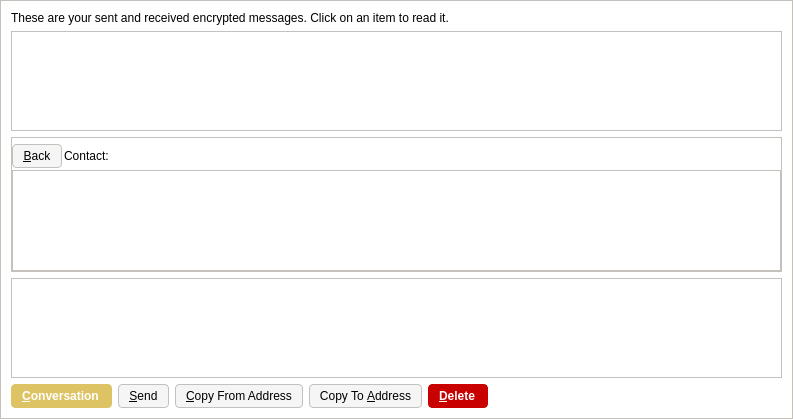
<?xml version="1.0" encoding="UTF-8"?>
<ui version="4.0">
 <class>MessagePage</class>
 <widget class="QWidget" name="MessagePage">
  <property name="geometry">
   <rect>
    <x>0</x>
    <y>0</y>
    <width>793</width>
    <height>419</height>
   </rect>
  </property>
  <property name="windowTitle">
   <string>Address Book</string>
  </property>
  <property name="styleSheet">
   <string notr="true">background-color: rgb(255, 255, 255);
border: 1px solid #c4c1bd;</string>
  </property>
  <layout class="QVBoxLayout" name="verticalLayout_2">
   <item>
    <widget class="QLabel" name="labelExplanation">
     <property name="styleSheet">
      <string notr="true">border: 0;</string>
     </property>
     <property name="text">
      <string>These are your sent and received encrypted messages. Click on an item to read it.</string>
     </property>
     <property name="textFormat">
      <enum>Qt::PlainText</enum>
     </property>
     <property name="wordWrap">
      <bool>true</bool>
     </property>
    </widget>
   </item>
   <item>
    <widget class="QTableView" name="tableView">
     <property name="contextMenuPolicy">
      <enum>Qt::CustomContextMenu</enum>
     </property>
     <property name="toolTip">
      <string>Click on a message to view it</string>
     </property>
     <property name="tabKeyNavigation">
      <bool>false</bool>
     </property>
     <property name="alternatingRowColors">
      <bool>true</bool>
     </property>
     <property name="selectionMode">
      <enum>QAbstractItemView::SingleSelection</enum>
     </property>
     <property name="selectionBehavior">
      <enum>QAbstractItemView::SelectRows</enum>
     </property>
     <property name="sortingEnabled">
      <bool>true</bool>
     </property>
     <attribute name="verticalHeaderVisible">
      <bool>false</bool>
     </attribute>
    </widget>
   </item>
   <item>
    <layout class="QVBoxLayout" name="verticalLayout">
     <item>
      <widget class="QGroupBox" name="messageDetails">
       <property name="title">
        <string/>
       </property>
       <layout class="QVBoxLayout" name="verticalLayout_4">
        <property name="spacing">
         <number>2</number>
        </property>
        <property name="leftMargin">
         <number>0</number>
        </property>
        <property name="topMargin">
         <number>6</number>
        </property>
        <property name="rightMargin">
         <number>0</number>
        </property>
        <property name="bottomMargin">
         <number>0</number>
        </property>
        <item>
         <layout class="QHBoxLayout" name="horizontalLayout_3">
          <item>
           <widget class="QPushButton" name="backButton">
            <property name="styleSheet">
             <string notr="true">background-color: rgb(245, 245, 245);
border-radius: 4px;
border: 1px solid #c4c1bd;
font-weight: 400;
padding: 4px;
padding-left: 10px;
padding-right: 10px;
icon-size: 0;</string>
            </property>
            <property name="text">
             <string>&amp;Back</string>
            </property>
            <property name="icon">
             <iconset resource="../bitcoin.qrc">
              <normaloff>:/icons/quit</normaloff>:/icons/quit</iconset>
            </property>
           </widget>
          </item>
          <item>
           <widget class="QLabel" name="labelContact">
            <property name="styleSheet">
             <string notr="true">border: 0;</string>
            </property>
            <property name="text">
             <string>Contact:</string>
            </property>
           </widget>
          </item>
          <item>
           <widget class="QLabel" name="contactLabel">
            <property name="styleSheet">
             <string notr="true">border: 0;</string>
            </property>
            <property name="text">
             <string/>
            </property>
           </widget>
          </item>
          <item>
           <spacer name="horizontalSpacer_3">
            <property name="orientation">
             <enum>Qt::Horizontal</enum>
            </property>
            <property name="sizeHint" stdset="0">
             <size>
              <width>40</width>
              <height>20</height>
             </size>
            </property>
           </spacer>
          </item>
         </layout>
        </item>
        <item>
         <widget class="QListView" name="listConversation">
          <property name="styleSheet">
           <string notr="true">#listConversation { color: #000000; }</string>
          </property>
         </widget>
        </item>
        <item>
         <layout class="QVBoxLayout" name="verticalLayout_3"/>
        </item>
       </layout>
      </widget>
     </item>
     <item>
      <widget class="MRichTextEdit" name="messageEdit" native="true">
       <property name="minimumSize">
        <size>
         <width>0</width>
         <height>100</height>
        </size>
       </property>
      </widget>
     </item>
     <item>
      <layout class="QHBoxLayout" name="horizontalLayout">
       <item>
        <widget class="QPushButton" name="newButton">
         <property name="styleSheet">
          <string notr="true">background-color: rgb(221, 195, 99);
color: rgb(255, 255, 255);
border-radius: 4px;
border-color:  rgb(221, 195, 99);
font-weight: 600;
padding: 4px;
padding-left: 10px;
padding-right: 12px;
icon-size: 0;</string>
         </property>
         <property name="text">
          <string>&amp;Conversation</string>
         </property>
         <property name="icon">
          <iconset resource="../bitcoin.qrc">
           <normaloff>:/icons/add</normaloff>:/icons/add</iconset>
         </property>
        </widget>
       </item>
       <item>
        <widget class="QPushButton" name="sendButton">
         <property name="toolTip">
          <string>Sign a message to prove you own a Koalakash address</string>
         </property>
         <property name="styleSheet">
          <string notr="true">background-color: rgb(245, 245, 245);
border-radius: 4px;
border: 1px solid #c4c1bd;
font-weight: 400;
padding: 4px;
padding-left: 10px;
padding-right: 10px;
icon-size: 0;</string>
         </property>
         <property name="text">
          <string>&amp;Send</string>
         </property>
         <property name="icon">
          <iconset resource="../bitcoin.qrc">
           <normaloff>:/icons/send</normaloff>:/icons/send</iconset>
         </property>
        </widget>
       </item>
       <item>
        <widget class="QPushButton" name="copyFromAddressButton">
         <property name="toolTip">
          <string>Copy the currently selected address to the system clipboard</string>
         </property>
         <property name="styleSheet">
          <string notr="true">background-color: rgb(245, 245, 245);
border-radius: 4px;
border: 1px solid #c4c1bd;
font-weight: 400;
padding: 4px;
padding-left: 10px;
padding-right: 10px;
icon-size: 0;</string>
         </property>
         <property name="text">
          <string>&amp;Copy From Address</string>
         </property>
         <property name="icon">
          <iconset resource="../bitcoin.qrc">
           <normaloff>:/icons/editcopy</normaloff>:/icons/editcopy</iconset>
         </property>
        </widget>
       </item>
       <item>
        <widget class="QPushButton" name="copyToAddressButton">
         <property name="toolTip">
          <string>Copy the currently selected address to the system clipboard</string>
         </property>
         <property name="styleSheet">
          <string notr="true">background-color: rgb(245, 245, 245);
border-radius: 4px;
border: 1px solid #c4c1bd;
font-weight: 400;
padding: 4px;
padding-left: 10px;
padding-right: 10px;
icon-size: 0;</string>
         </property>
         <property name="text">
          <string>Copy To &amp;Address</string>
         </property>
         <property name="icon">
          <iconset resource="../bitcoin.qrc">
           <normaloff>:/icons/editcopy</normaloff>:/icons/editcopy</iconset>
         </property>
        </widget>
       </item>
       <item>
        <widget class="QPushButton" name="deleteButton">
         <property name="toolTip">
          <string>Delete the currently selected address from the list</string>
         </property>
         <property name="styleSheet">
          <string notr="true">background-color: #c80000;
color: rgb(255, 255, 255);
border-radius: 4px;
border-color:  #c80000;
font-weight: 600;
padding: 4px;
padding-left: 10px;
padding-right: 12px;
icon-size: 0;</string>
         </property>
         <property name="text">
          <string>&amp;Delete</string>
         </property>
         <property name="icon">
          <iconset resource="../bitcoin.qrc">
           <normaloff>:/icons/remove</normaloff>:/icons/remove</iconset>
         </property>
        </widget>
       </item>
       <item>
        <spacer name="horizontalSpacer">
         <property name="orientation">
          <enum>Qt::Horizontal</enum>
         </property>
         <property name="sizeHint" stdset="0">
          <size>
           <width>40</width>
           <height>20</height>
          </size>
         </property>
        </spacer>
       </item>
      </layout>
     </item>
    </layout>
   </item>
  </layout>
 </widget>
 <customwidgets>
  <customwidget>
   <class>MRichTextEdit</class>
   <extends>QWidget</extends>
   <header>mrichtextedit.h</header>
   <container>1</container>
  </customwidget>
 </customwidgets>
 <resources>
  <include location="../bitcoin.qrc"/>
 </resources>
 <connections/>
</ui>
